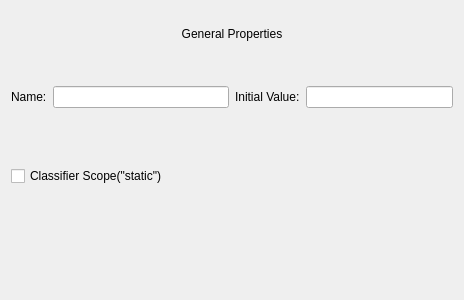
<?xml version="1.0" encoding="UTF-8"?>
<ui version="4.0">
 <class>UMLAttributeDialog</class>
 <widget class="QWidget" name="UMLAttributeDialog">
  <property name="geometry">
   <rect>
    <x>0</x>
    <y>0</y>
    <width>464</width>
    <height>300</height>
   </rect>
  </property>
  <property name="windowTitle">
   <string>Form</string>
  </property>
  <layout class="QVBoxLayout" name="verticalLayout_3">
   <item>
    <widget class="QLabel" name="label">
     <property name="text">
      <string>General Properties</string>
     </property>
     <property name="alignment">
      <set>Qt::AlignCenter</set>
     </property>
    </widget>
   </item>
   <item>
    <layout class="QHBoxLayout" name="horizontalLayout_3">
     <item>
      <layout class="QVBoxLayout" name="verticalLayout">
       <item>
        <widget class="UMLDatatypeWidget" name="dataTypeWidget" native="true"/>
       </item>
       <item>
        <layout class="QHBoxLayout" name="horizontalLayout_2">
         <item>
          <widget class="QLabel" name="label_3">
           <property name="text">
            <string>Name:</string>
           </property>
          </widget>
         </item>
         <item>
          <widget class="QLineEdit" name="tb_name"/>
         </item>
        </layout>
       </item>
      </layout>
     </item>
     <item>
      <layout class="QVBoxLayout" name="verticalLayout_2">
       <item>
        <widget class="UMLTypeModifierWidget" name="typeModifierWidget" native="true"/>
       </item>
       <item>
        <layout class="QHBoxLayout" name="horizontalLayout">
         <item>
          <widget class="QLabel" name="label_4">
           <property name="text">
            <string>Initial Value:</string>
           </property>
          </widget>
         </item>
         <item>
          <widget class="QLineEdit" name="tb_initialValue"/>
         </item>
        </layout>
       </item>
      </layout>
     </item>
    </layout>
   </item>
   <item>
    <layout class="QHBoxLayout" name="horizontalLayout_5">
     <item>
      <widget class="VisibilityEnumWidget" name="visibilityWidget" native="true"/>
     </item>
     <item>
      <widget class="UmlTypeQualifiersWidget" name="typeQualifiersWidget" native="true"/>
     </item>
    </layout>
   </item>
   <item>
    <widget class="QCheckBox" name="cb_classifierScopeStatic">
     <property name="text">
      <string>Classifier Scope(&quot;static&quot;)</string>
     </property>
    </widget>
   </item>
   <item>
    <widget class="UMLStereotypeWidget" name="stereotypeWidget" native="true">
     <property name="sizePolicy">
      <sizepolicy hsizetype="Minimum" vsizetype="Preferred">
       <horstretch>0</horstretch>
       <verstretch>0</verstretch>
      </sizepolicy>
     </property>
    </widget>
   </item>
   <item>
    <widget class="DocumentationWidget" name="documentationWidget" native="true"/>
   </item>
  </layout>
 </widget>
 <customwidgets>
  <customwidget>
   <class>UMLDatatypeWidget</class>
   <extends>QWidget</extends>
   <header>widgets/umldatatypewidget.h</header>
   <container>1</container>
  </customwidget>
  <customwidget>
   <class>UMLStereotypeWidget</class>
   <extends>QWidget</extends>
   <header>widgets/umlstereotypewidget.h</header>
   <container>1</container>
  </customwidget>
  <customwidget>
   <class>VisibilityEnumWidget</class>
   <extends>QWidget</extends>
   <header>widgets/visibilityenumwidget.h</header>
   <container>1</container>
  </customwidget>
  <customwidget>
   <class>DocumentationWidget</class>
   <extends>QWidget</extends>
   <header>widgets/documentationwidget.h</header>
   <container>1</container>
  </customwidget>
  <customwidget>
   <class>UmlTypeQualifiersWidget</class>
   <extends>QWidget</extends>
   <header>widgets/umltypequalifierswidget.h</header>
   <container>1</container>
  </customwidget>
  <customwidget>
   <class>UMLTypeModifierWidget</class>
   <extends>QWidget</extends>
   <header>widgets/umltypemodifierwidget.h</header>
   <container>1</container>
  </customwidget>
 </customwidgets>
 <resources/>
 <connections/>
</ui>
